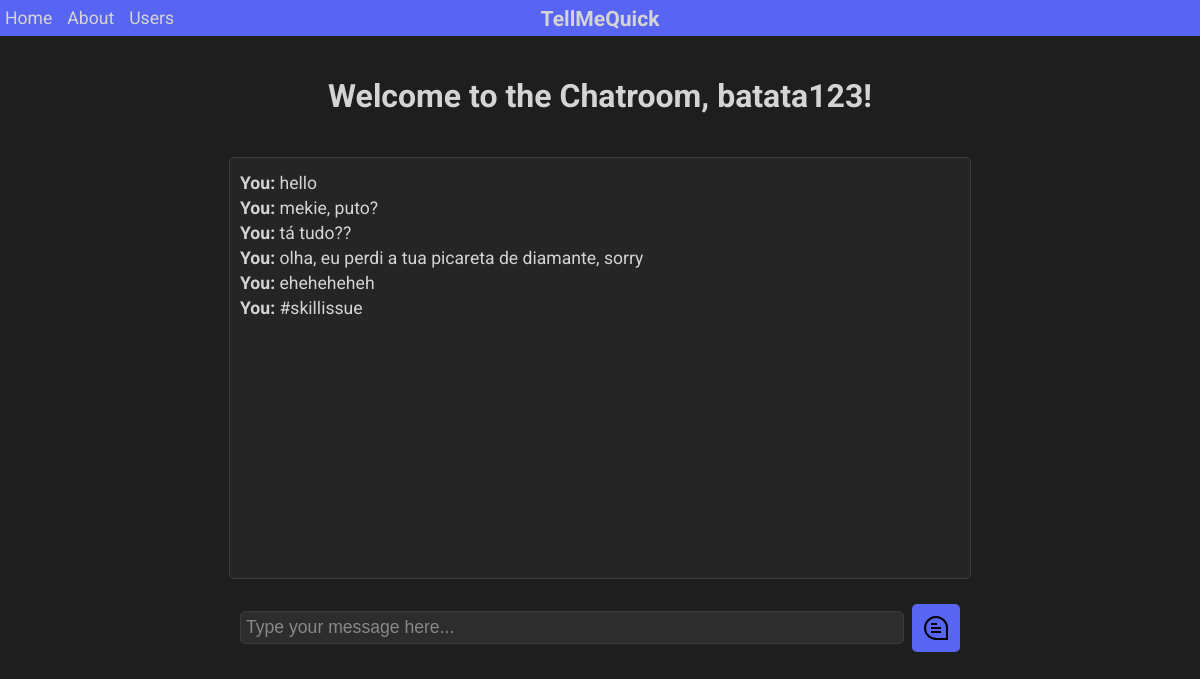
Page /chat on the committed database.
### tables this page shows
CREATE TABLE user (
            id INTEGER PRIMARY KEY AUTOINCREMENT,
            username TEXT NOT NULL UNIQUE,
            password TEXT NOT NULL
        );

CREATE TABLE message (
            id INTEGER PRIMARY KEY AUTOINCREMENT,
            src_user_id INTEGER NOT NULL,
            dest_user_id INTEGER NOT NULL,
            text_content TEXT NOT NULL,
            FOREIGN KEY (src_user_id) REFERENCES user (id),
            FOREIGN KEY (dest_user_id) REFERENCES user (id)
        );

### main.py (the view)
@app.route("/chat")
def chat():
    logged_in_user = "batata123"  # Assume this user is logged in
    conn = sql.connect(db.db_filename)
    cursor = conn.cursor()
    cursor.execute("SELECT id FROM user WHERE username = ?", (logged_in_user,))
    logged_in_user_id = cursor.fetchone()[0]
    cursor.execute("SELECT id FROM user WHERE username = ?", ("cenoura456",))
    other_user_id = cursor.fetchone()[0]
    messages = db.get_messages_between_users(conn, logged_in_user_id, other_user_id)
    conn.close()
    return render_template("chat.html", user=logged_in_user, user_id=logged_in_user_id, messages=messages)

### db.py (called while the page is built)
def get_messages_between_users(_connection: sql.Connection, user1_id: int, user2_id: int):
    cursor = _connection.cursor()
    cursor.execute("""
        SELECT src_user_id, dest_user_id, text_content
        FROM message
        WHERE (src_user_id = ? AND dest_user_id = ?)
           OR (src_user_id = ? AND dest_user_id = ?)
        ORDER BY id ASC
    """, (user1_id, user2_id, user2_id, user1_id))
    return cursor.fetchall()

### templates/chat.html (shortened to what this page needs)
{% extends "base.html" %}
{% block content %}
<h1>Welcome to the Chatroom, {{ user }}!</h1>
<div class="chat-div">
    {% for message in messages %}
        <p class="chat-message">
            <strong>{{ "You" if message[0] == user_id else "cenoura456" }}:</strong>
            {{ message[2] }}
        </p>
    {% endfor %}
</div>
<form action="/send_message" method="post" class="chat-form">
    <input type="text" name="message" class="chat-input" placeholder="Type your message here..." required>
    <button type="submit" class="button-with-icon"></button>
</form>
{% endblock %}

### templates/base.html (shortened to what this page needs)
<!DOCTYPE html>
<html lang="en">
<head>
    <link rel="stylesheet" href="/static/styles.css">
</head>
<body>
    <nav class="navbar">
        <div class="navbar-links">
            <a href="/">Home</a>
            <a href="/about">About</a>
            <a href="/users">Users</a>
        </div>
        <div class="navbar-title">TellMeQuick</div>
    </nav>
    <main class="main-section">
        {% block content %}{% endblock %}
    </main>
</body>
</html>

### static/styles.css (style rules this page uses)
:root { --primary-color: #5865F2; --primary-hover-color: #4752C4; --text-color: #D4D4D4; --background-color: #1E1E1E; --border-color: #3C3C3C; --font-size-small: 1.1rem; --font-size-medium: calc(var(--font-size-small) * 1.2); --font-size-large: calc(var(--font-size-small) * 1.4); --padding-small: 3.75pt; --padding-medium: 7.5pt; --padding-large: 15pt; --border-radius: 3.75pt; --gap: 6pt; --navbar-padding-vertical: 0.5rem; --navbar-padding-horizontal: var(--padding-small); }
body { font-family: "Roboto", sans-serif; background-color: var(--background-color); color: var(--text-color); margin: 0; padding: 0; }
.chat-div { width: 60%; height: 300pt; margin: var(--padding-large) auto; border: 0.75pt solid var(--border-color); border-radius: var(--border-radius); overflow-y: auto; padding: var(--padding-medium); background-color: #252526; }
.chat-message { text-align: left; margin: var(--padding-small) 0; font-size: var(--font-size-small); word-wrap: break-word; }
.chat-form { display: flex; align-items: center; gap: var(--gap); margin-top: var(--padding-small); width: 60%; }
.chat-input { flex: 2; padding: var(--padding-small); font-size: var(--font-size-small); border: 0.75pt solid var(--border-color); border-radius: var(--border-radius); background-color: #2D2D2D; color: var(--text-color); box-sizing: border-box; }
.chat-input::placeholder { color: #888; }
.main-section { display: flex; flex-direction: column; align-items: center; justify-content: center; text-align: center; margin-top: var(--padding-large); }
.button-with-icon { width: 36pt; height: 36pt; border: none; border-radius: var(--border-radius); background-color: var(--primary-color); background-image: url('/static/svg/comment.svg'); background-size: 18pt 18pt; background-repeat: no-repeat; background-position: center; cursor: pointer; display: inline-flex; align-items: center; justify-content: center; }
.navbar { display: flex; justify-content: space-between; align-items: center; background-color: var(--primary-color); padding: var(--navbar-padding-vertical) var(--navbar-padding-horizontal); position: relative; }
.navbar-title { position: absolute; left: 50%; transform: translateX(-50%); font-size: var(--font-size-medium); font-weight: bold; color: var(--text-color); }
.navbar-links { display: flex; gap: 11.25pt; }
.navbar a { color: var(--text-color); text-decoration: none; font-size: var(--font-size-small); }

### rows in the picture
user: username "batata123"
message: value "You", text_content "hello"
message: value "You", text_content "mekie, puto?"
message: value "You", text_content "tá tudo??"
message: value "You", text_content "olha, eu perdi a tua picareta de diamante, sorry"
message: value "You", text_content "eheheheheh"
message: value "You", text_content "#skillissue"
